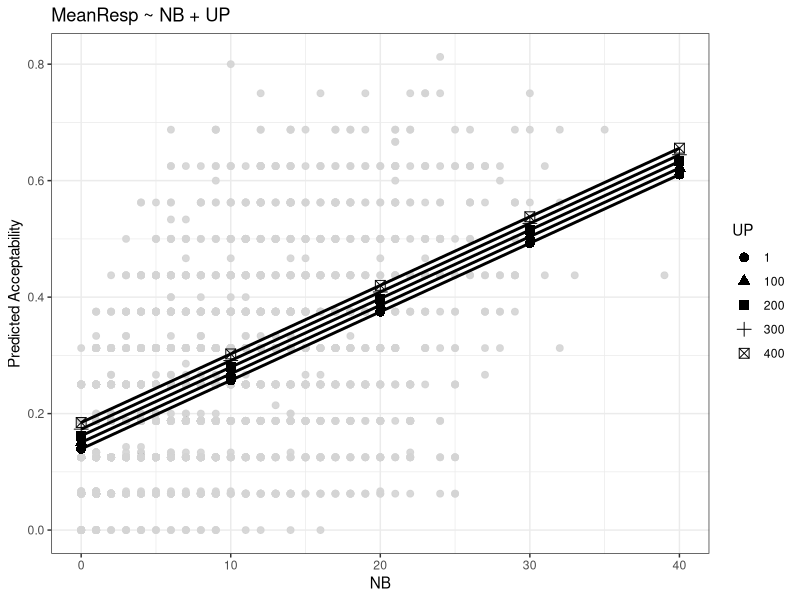
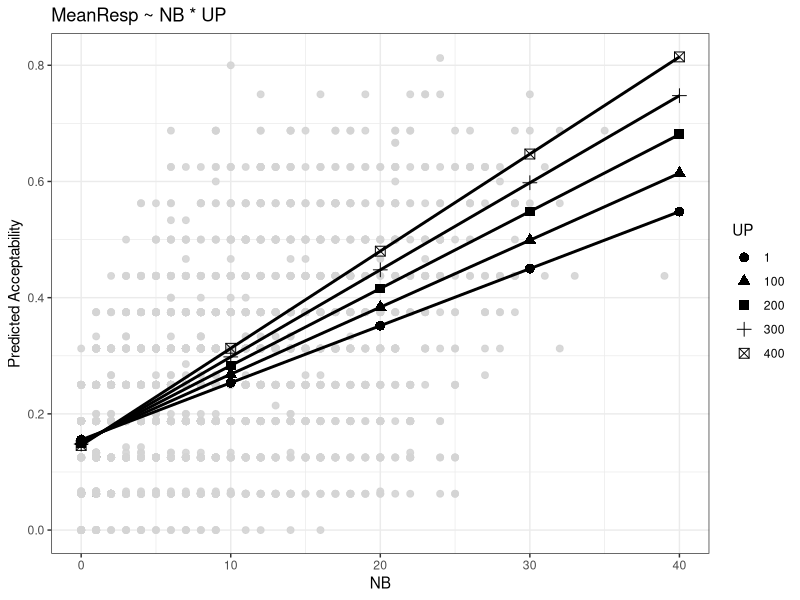
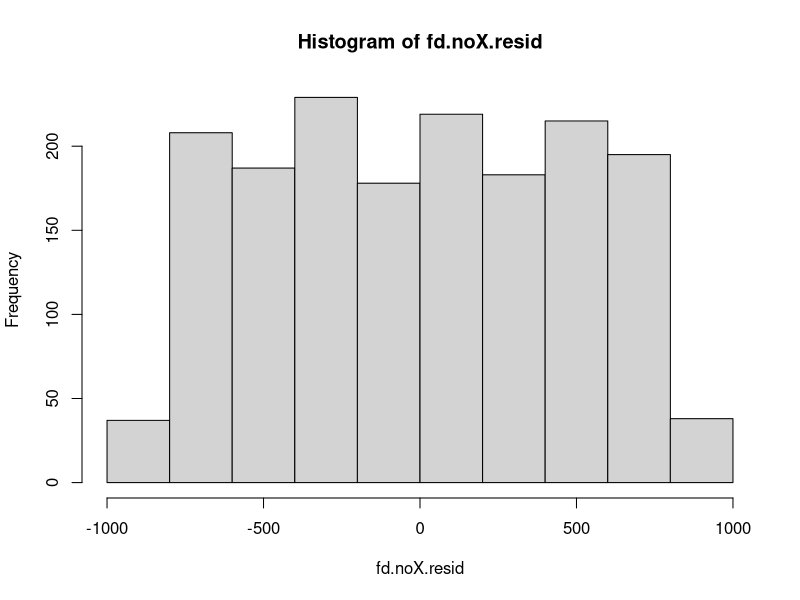
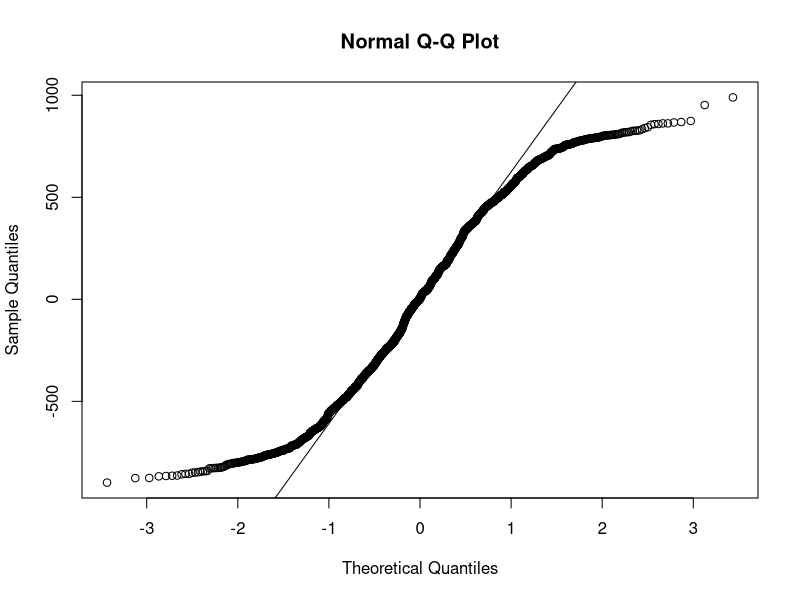
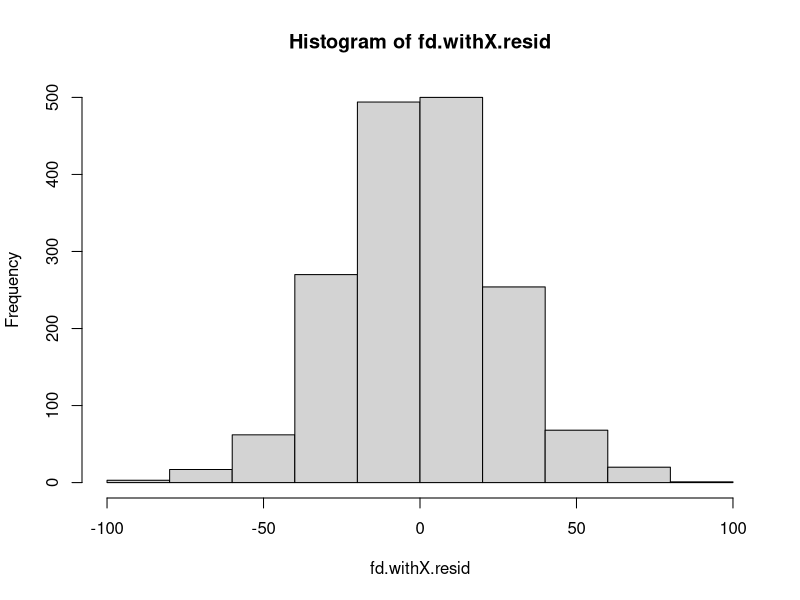
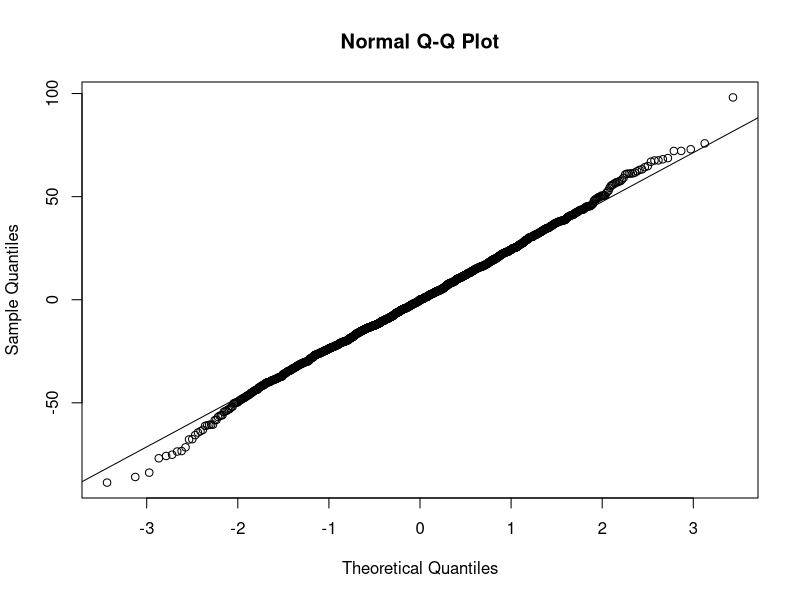
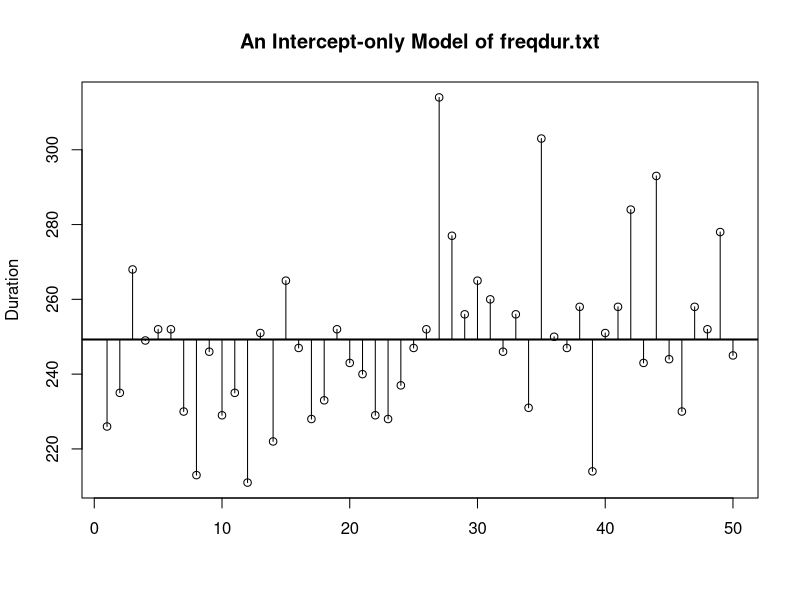
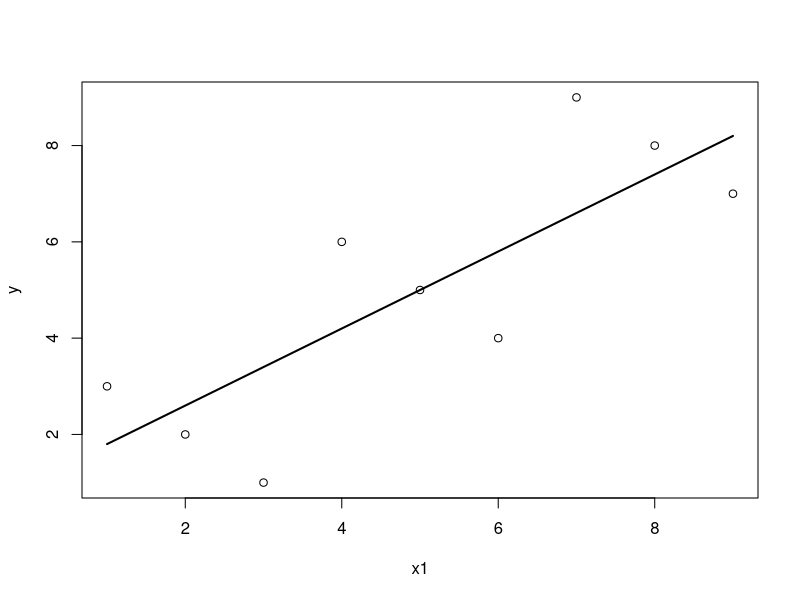

The R script that drew these images, in order:
# Figure 7
fd = read.delim("freqdur.txt")
fd$LogFreq = log(fd$Freq)

fd$FactorX = 1:nrow(fd) 		
fd$DurX = fd$Dur + fd$FactorX

fd.noX.lm = lm(DurX ~ LogFreq + AoA + Fam, data = fd)

fd.noX.resid = resid(fd.noX.lm)	

tiff(filename = "ch11.figure7a.tiff", height = 1350, width = 1800, unit = "px",
    compression = c("lzw"), res = 300)

hist(fd.noX.resid)

dev.off()

tiff(filename = "ch11.figure7b.tiff", height = 1350, width = 1800, unit = "px",
    compression = c("lzw"), res = 300)

qqnorm(fd.noX.resid)	
qqline(fd.noX.resid)

dev.off()

# Figure 8
fd.withX.lm = lm(DurX ~ LogFreq + AoA + Fam + FactorX, data = fd)
fd.withX.resid = resid(fd.withX.lm)

tiff(filename = "ch11.figure8a.tiff", height = 1350, width = 1800, unit = "px",
    compression = c("lzw"), res = 300)

hist(fd.withX.resid)

dev.off()

tiff(filename = "ch11.figure8b.tiff", height = 1350, width = 1800, unit = "px",
    compression = c("lzw"), res = 300)

qqnorm(fd.withX.resid)	
qqline(fd.withX.resid)

dev.off()

# Figure 9
fd = read.delim("freqdur.txt")
fd.int = lm(Dur ~ 1, data = fd)	

fd.sub = fd[1:50,]
x = 1:nrow(fd.sub)
y = fd.sub$Dur
fd.int.pred = predict(fd.int)

tiff(filename = "ch11.figure9.tiff", height = 1350, width = 1800, unit = "px",
    compression = c("lzw"), res = 300)

plot(x, y, xlab = "", ylab = "Duration", 
     main = "An Intercept-only Model of freqdur.txt")
abline(fd.int, lwd = 2)
segments(x, y, x, fd.int.pred[1:50])

dev.off()

# Figure 10
x1 = c(1, 2, 3, 4, 5, 6, 7, 8, 9)
x2 = c(0, 0, 0, 4, 4, 4, 7, 7, 7)
y = c(3, 2, 1, 6, 5, 4, 9, 8, 7) 

fake.simp.lm = lm(y ~ x1)

tiff(filename = "ch11.figure10.tiff", height = 1350, width = 1800, unit = "px",
    compression = c("lzw"), res = 300)

plot(x1, y)		  		                   
lines(predict(fake.simp.lm), lwd = 2)  

dev.off()

# Figure 11
fake.int.lm = lm(y ~ x1 * x2)

tiff(filename = "ch11.figure11.tiff", height = 1350, width = 1800, unit = "px",
    compression = c("lzw"), res = 300)

plot(x1, y)		  		
lines(predict(fake.simp.lm), lwd = 2)  
lines(predict(fake.int.lm), lty = 2) 　　	

dev.off()

# Figure 12
tiff(filename = "ch11.figure12.tiff", height = 1350, width = 1800, unit = "px",
    compression = c("lzw"), res = 300)

plot(x2, y)

dev.off()

# Figure 13a
library(ggplot2)
library(effects)

syl = read.delim("NBUP.txt")
syl.noint = lm(MeanResp ~ NB + UP, data = syl)
syl.coefs = coef(syl.noint)
intercept = syl.coefs["(Intercept)"]
nb.b = syl.coefs["NB"]
up.b = syl.coefs["UP"]

syl.noint.ef = data.frame(NB = rep(c(0, 10, 20, 30, 40), 5),
                          UP = c(rep(1, 5), rep(100, 5), rep(200, 5), rep(300, 5), rep(400, 5)))

syl.noint.ef$fit = intercept + nb.b * syl.noint.ef$NB + up.b * syl.noint.ef$UP

ggplot() +
  geom_point(data = syl, mapping = aes(x = NB, y = MeanResp), 
             size = 2, color = "lightgrey", alpha = .9) +
  geom_line(data = syl.noint.ef, 
            mapping = aes(x = NB, y = fit, group = factor(UP)),
            stat = "identity", linewidth = 1) +
  geom_point(data = syl.noint.ef, 
             mapping = aes(x = NB, y = fit, group = factor(UP), shape = factor(UP)),
             stat = "identity", size = 3) +
  labs(x = "NB", y = "Predicted Acceptability", title = "MeanResp ~ NB + UP",
       shape = "UP") +
  theme_bw()

ggsave(filename = "ch11.figure13a.tiff", width = 1800, height = 1350, unit = "px",
       compression = c("lzw"), dpi = 300)

# Figure 13b
library(ggplot2)
library(effects)

syl = read.delim("NBUP.txt")  
syl.int = lm(MeanResp ~ NB * UP, data = syl) 

syl.int.ef = as.data.frame(effect("NB:UP", syl.int))
ggplot() +
  geom_point(data = syl, mapping = aes(x = NB, y = MeanResp), 
             size = 2, color = "lightgrey", alpha = .9) +
  geom_line(data = syl.int.ef, 
            mapping = aes(x = NB, y = fit, group = factor(UP)),
            stat = "identity", linewidth = 1) +
  geom_point(data = syl.int.ef, 
            mapping = aes(x = NB, y = fit, group = factor(UP), shape = factor(UP)),
            stat = "identity", size = 3) +
  labs(x = "NB", y = "Predicted Acceptability", title = "MeanResp ~ NB * UP",
       shape = "UP") +
  theme_bw()

ggsave(filename = "ch11.figure13b.tiff", width = 1800, height = 1350, unit = "px",
       compression = c("lzw"), dpi = 300)

# Figure 14
tiff(filename = "ch11.figure14.tiff", height = 1350, width = 1800, unit = "px",
    compression = c("lzw"), res = 300)

plot(c(1, 2), c(2, 4), xlim = c(0, 5), ylim = c(0, 5))
arrows(0, 0, 1, 2) 
arrows(0, 0, 2, 4, lty = 2, lwd = 2)

dev.off()
